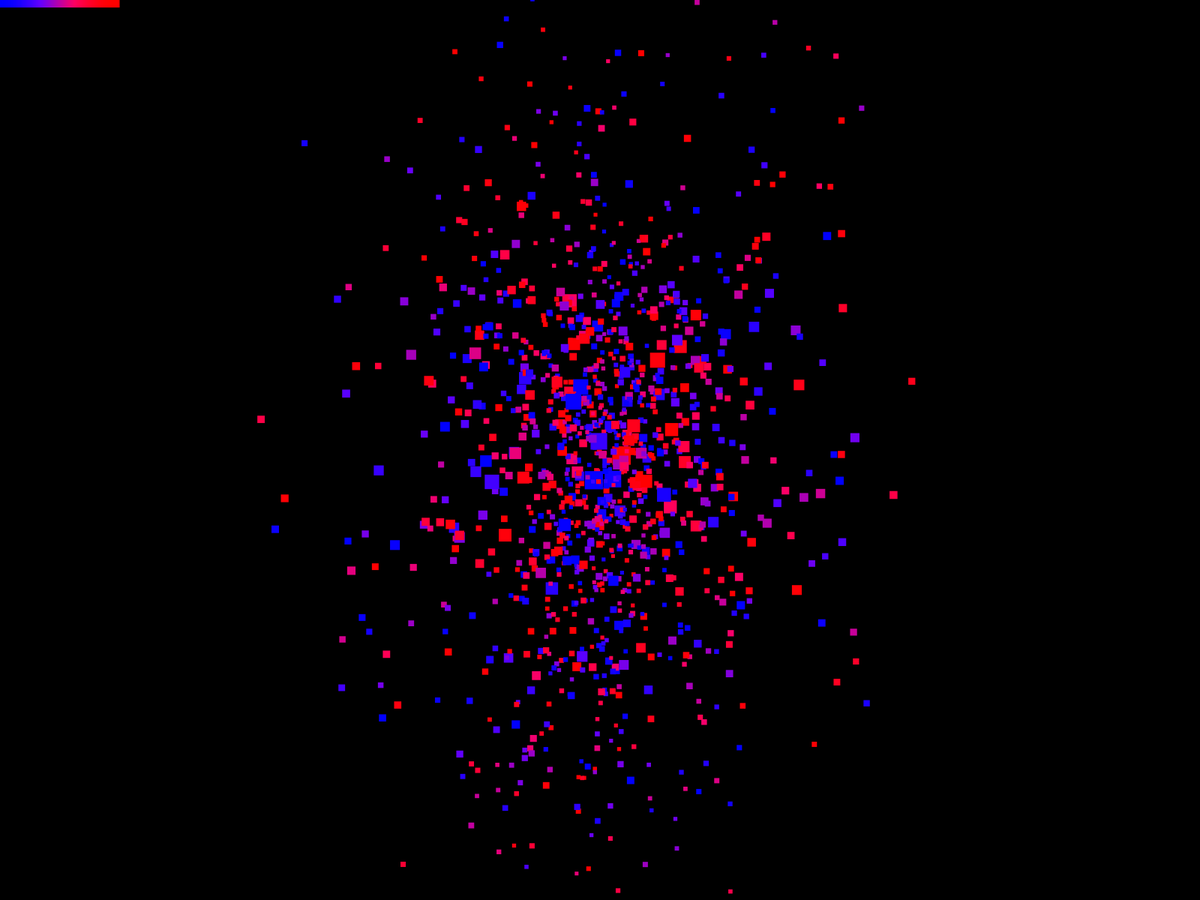
Frame 1 (no input)
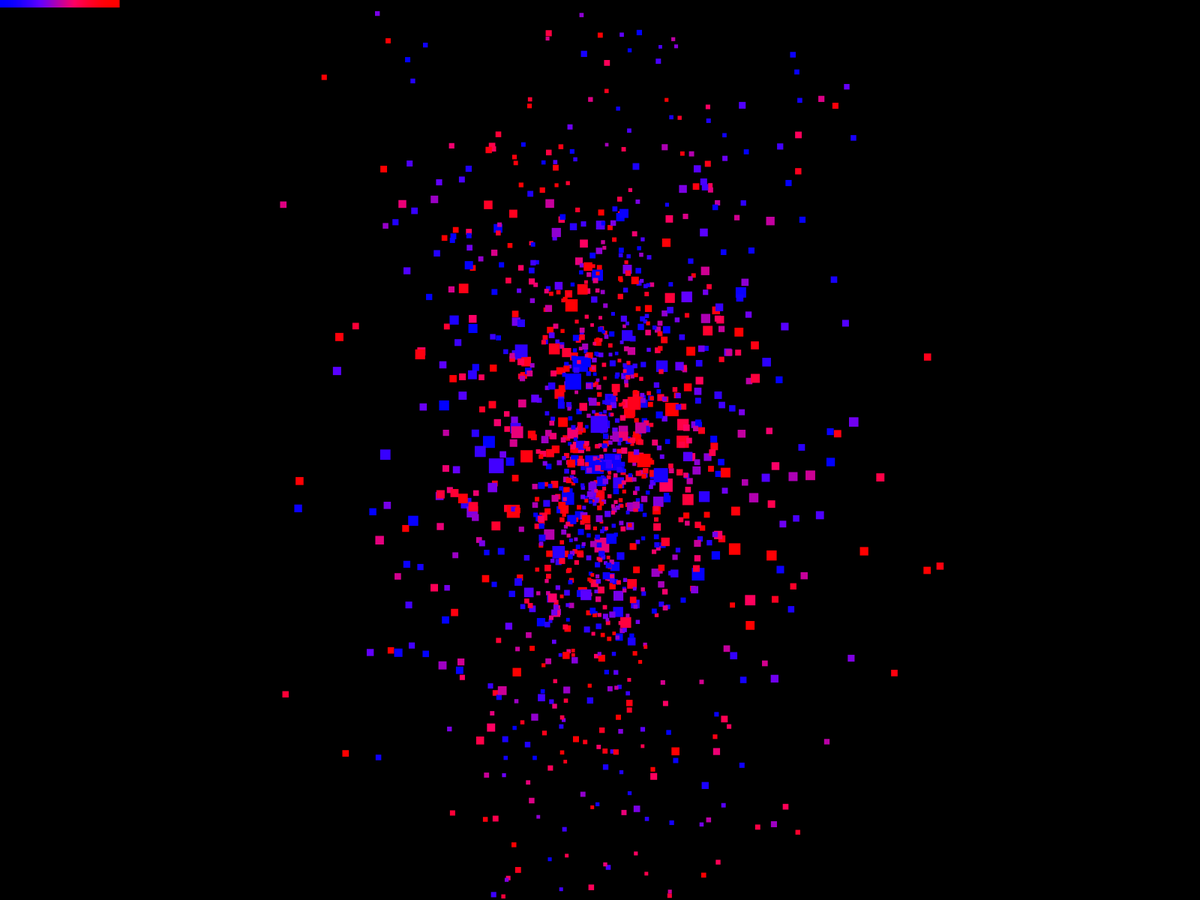
Frame 60 (the mouse pressed at the canvas centre just before this capture)
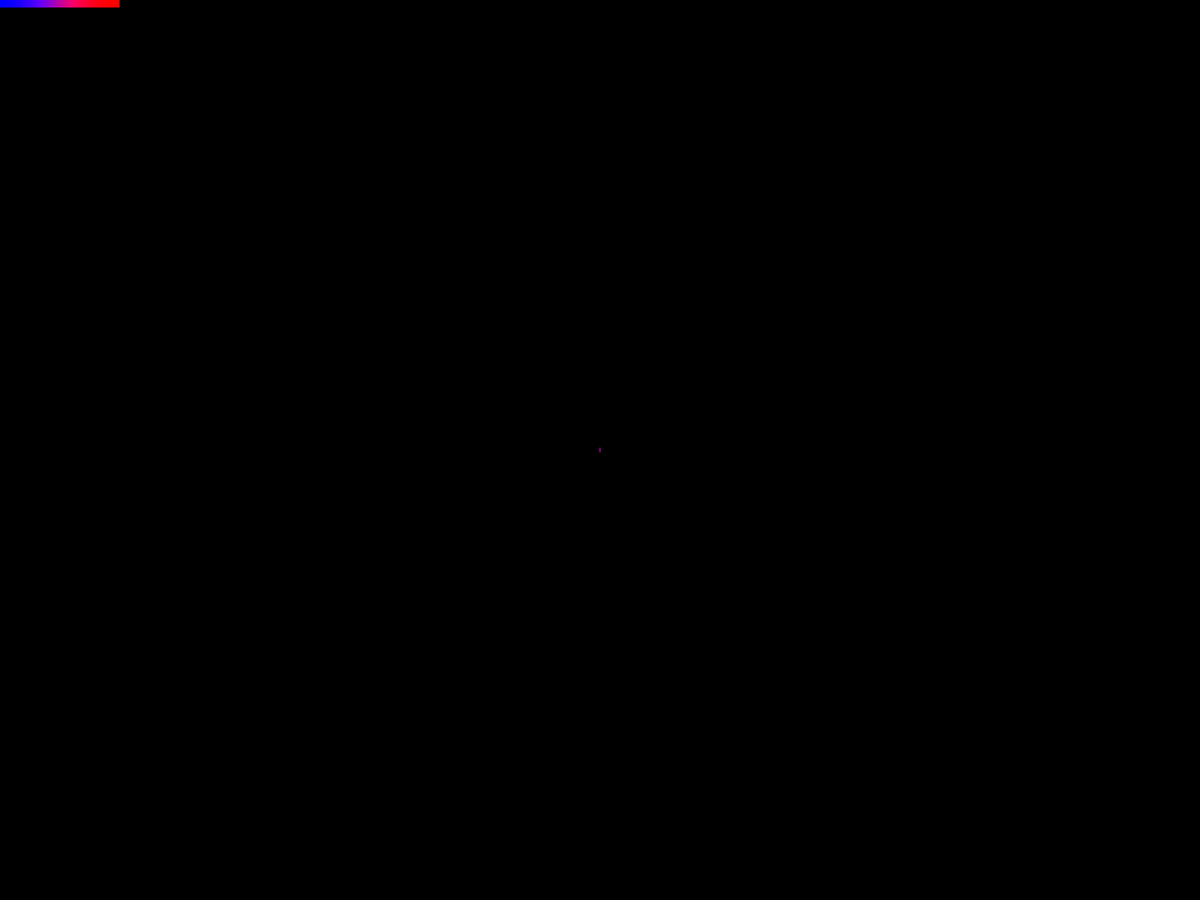
Frame 120 (the mouse held since frame 60 and released just before this capture)

The Processing sketch that drew these frames (run headless with seeded random() and noise(); from frame 60 on, the mouse is pressed at the canvas centre):

// Processing sketch: gravity
// ── gravity.pde
void setup()
{
  //size(600, 600);
  fullScreen();
  noStroke();
  noCursor();
  rectMode(CENTER);
  p=new planet[planets];
  for (int i=0; i<planets; i++)
  {
    p[i]=new planet();
  }
  thread("opt");
}

void draw()
{
  camCorrect();
  background(0);
  translate(width/2, height/2);
  for (int i=0; i<planets; i++)
  {
    p[i].draw();
  }
  translate(-width/2, -height/2);
  for(float i=0; i < PI; i+=0.01)
  {
    fill(cos(i+PI)*177+177,0,cos(i)*177+177);
     rect(i*50,0,5,20);
  }
  //noLoop();
}

// ── cam.pde
float
  cx,
  cy,
  cz,
  rx,
  ry,
  cd=10000,
  cX,
  cY;

boolean cIf(float x, float y, float z)
{
  x-=cx;
  y-=cy;
  z-=cz;
  float
    a=atan2(x, y)-rx,
    d=mag(x, y);
  x=sin(a)*d;
  y=cos(a)*d;
  a=atan2(y, z)-ry;
  d=mag(y, z);
  y=sin(a)*d;
  if (y<2000)
    return false;
  else
  {
    z=cos(a)*d;
    cX=z/y*200;
    cY=x/y*200;
    return true;
  }
}

void camCorrect()
{
  cd=mouseY*1000;
  ry=float(mouseX)/float(width)*PI*2;
  cz=sin(ry)*cd;
  cx=-sin(rx)*cos(ry)*cd;
  cy=-cos(rx)*cos(ry)*cd;
}

// ── opt.pde
void opt()
{
  while (true)
  {
    for (int i=0; i<planets; i++)
    {
      for (int j=0; j<planets; j++)
      {
        if (i!=j)
        {
          float d=pow(dist(p[i].x, p[i].y, p[i].z, p[j].x, p[j].y, p[j].z)+1000, 2);
          float gm=G*p[j].m;
          p[i].updateS(gm*(p[i].x-p[j].x)/d, gm*(p[i].y-p[j].y)/d, gm*(p[i].z-p[j].z)/d);
        }
      }
    }
    for (int i=0; i<planets; i++)
    {
      p[i].update();
    }
  }
}

// ── planet.pde
planet p[];
float rad=10000;
class planet
{
  float
    x,
    y,
    z,
    sx,
    sy,
    sz,
    m=random(1,1000),
    M=map(m,1,1000,0,PI);
  planet()
  {
    if(random(1000)<1){
       //m=100000000;
       //M=PI/2*3;
    }
    
    float x1=random(-rad, rad);
    float y1=random(-rad, rad);
    float z1=random(-rad, rad);
    while (mag(x1, y1,z1)>rad)
    {
      x1=random(-rad, rad);
      y1=random(-rad, rad);
      z1=random(-rad, rad);
    }
    x=x1;
    y=y1;
    z=z1/2;
    sx=sin(atan2(x,y)-PI/2)*sq(mag(x,y))/100000;
    sy=cos(atan2(x,y)-PI/2)*sq(mag(x,y))/100000;
  }
  void updateS(float ax, float ay,float az)
  {
    sx-=ax;
    sy-=ay;
    sz-=az;
  }

  void update()
  {
    x+=sx;
    y+=sy;
    z+=sz;
  }

  void draw()
  {
    float d=dist(cx,cy,cz,x,y,z);
    fill(cos(M+PI)*177+177,0,cos(M)*177+177);
    if(cIf(x,y,z))
    if(m<1000)
    rect(cX,cY,50000/d,50000/d);
    else
    ellipse(cX,cY,250000/d,250000/d);
  }
}

// ── vars.pde
int planets=3500;

float G=0.1;
